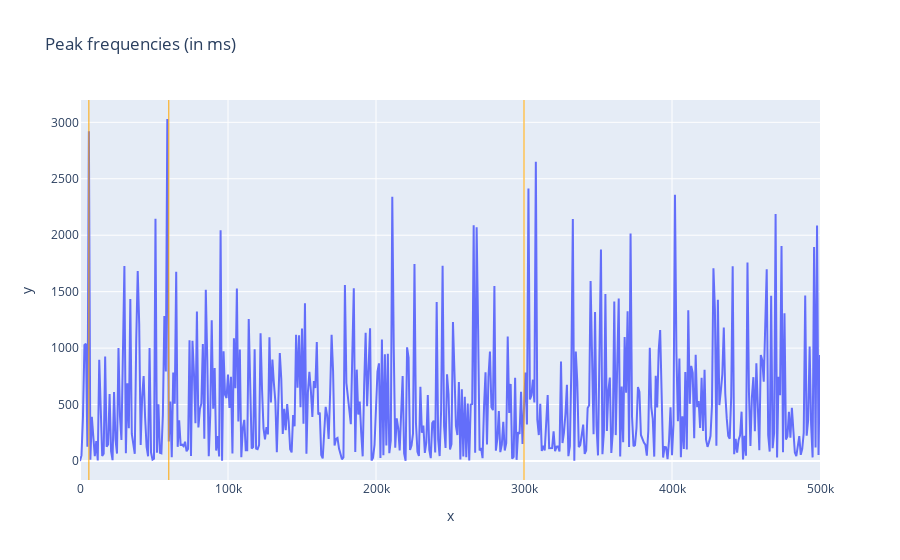

The notebook cell saved with this chart:
### Markdown cell above
## Frequency analysis

### Code cell
# Estimate power spectral density using a periodogram
f, Pxx = signal.periodogram(trades.quantity, fs = 1e6, nfft = 1000)
plot = px.line(x = f, y = Pxx, title = 'Peak frequencies (in ms)')
for i in [6, 60, 5*60]:
	plot.add_vline(i * 1_000, line_width=1, line_color="orange")
plot

### Figure 1 — Plotly figure (JSON) as saved in the notebook; plotly's stock layout.template omitted (floating-point values rounded to 4 significant figures; data arrays with more than 128 entries replaced by an {"elided": "..."} marker saying what was removed)
{"data": [{"hovertemplate": "x=%{x}<br>y=%{y}<extra></extra>", "legendgroup": "", "line": {"color": "#636efa", "dash": "solid"}, "marker": {"symbol": "circle"}, "mode": "lines", "name": "", "orientation": "v", "showlegend": false, "type": "scatter", "x": {"elided": "501 int values"}, "xaxis": "x", "y": {"elided": "501 float values"}, "yaxis": "y"}], "layout": {"legend": {"tracegroupgap": 0}, "shapes": [{"line": {"color": "orange", "width": 1}, "type": "line", "x0": 6000, "x1": 6000, "xref": "x", "y0": 0, "y1": 1, "yref": "y domain"}, {"line": {"color": "orange", "width": 1}, "type": "line", "x0": 60000, "x1": 60000, "xref": "x", "y0": 0, "y1": 1, "yref": "y domain"}, {"line": {"color": "orange", "width": 1}, "type": "line", "x0": 300000, "x1": 300000, "xref": "x", "y0": 0, "y1": 1, "yref": "y domain"}], "title": {"text": "Peak frequencies (in ms)"}, "xaxis": {"anchor": "y", "domain": [0, 1], "title": {"text": "x"}}, "yaxis": {"anchor": "x", "domain": [0, 1], "title": {"text": "y"}}}}
